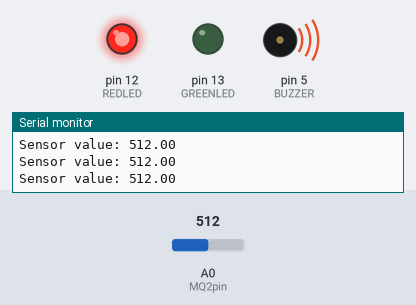
Bench run of a sketch on a simulated Arduino Uno, built with avr-gcc and run on an emulated ATmega328P. Parts: output pins drawn as LEDs (lit = HIGH), buzzer (waves = sounding), the last lines printed to the serial monitor. The test bench sets the inputs (shaded band); at power-on: A0 (MQ2pin) = 512.

Above: at 3.2 s.
3.3 s: A0 (MQ2pin) set to 107
4.8 s: A0 (MQ2pin) set to 90
At 6.0 s:
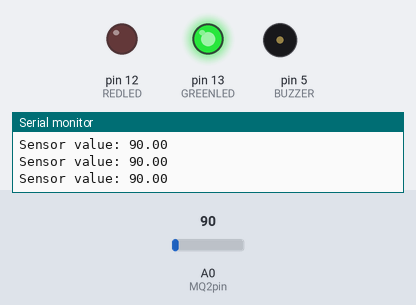
6.3 s: A0 (MQ2pin) set to 110
At 7.5 s:
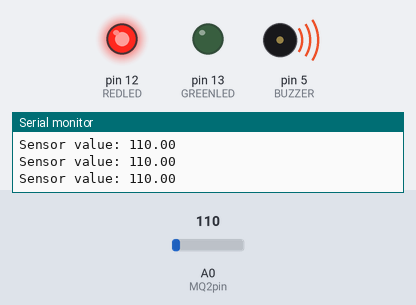
7.8 s: A0 (MQ2pin) set to 0
At 9.2 s:
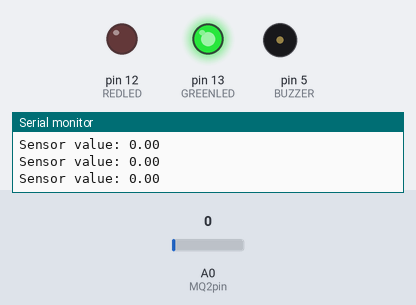
Timing chart, 0 to 10.3 s (numbered marks = the images above; inputs shaded):
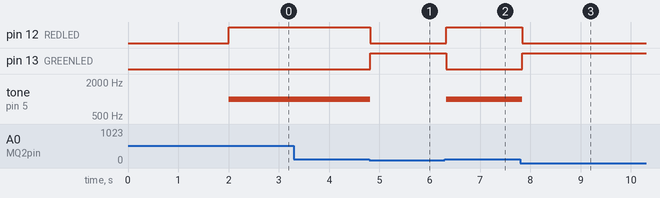

Measured:
- the behaviour switches between 101 and 100 on A0 (MQ2pin) (found by bisection; images 0 and 1)
- after the input at 4.8 s, pin 12 (REDLED): HIGH → LOW at once; pin 13 (GREENLED): LOW → HIGH at once; tone on pin 5 (BUZZER): 1000 Hz → silent at once
- after the input at 6.3 s, pin 12 (REDLED): LOW → HIGH at once; pin 13 (GREENLED): HIGH → LOW at once; tone on pin 5 (BUZZER): silent → 1000 Hz at once
- after the input at 7.8 s, pin 12 (REDLED): HIGH → LOW at once; pin 13 (GREENLED): LOW → HIGH at once; tone on pin 5 (BUZZER): 1000 Hz → silent at once

The sketch:

mq2.ino
```cpp
#define MQ2pin 0
#define REDLED 12
#define GREENLED 13
#define BUZZER 5
#define THRES 100


float sensor_value;

void setup() {
  // put your setup code here, to run once:

  pinMode(REDLED, OUTPUT);
  pinMode(GREENLED,OUTPUT);
  pinMode(BUZZER,OUTPUT);
  pinMode(MQ2pin, INPUT);
  Serial.begin(9600);
  Serial.println("MQ2 Warming Up!");
  delay(2000);

}

void loop() {
  // put your main code here, to run repeatedly:
  sensor_value = analogRead(MQ2pin);
  Serial.print("Sensor value: ");
  Serial.println(sensor_value);

  if(sensor_value > THRES)
  {
     digitalWrite(REDLED,HIGH);
     digitalWrite(GREENLED,LOW);
     tone(BUZZER, 1000, 200);
  }
  else
  {
    digitalWrite(REDLED,LOW);
    digitalWrite(GREENLED,HIGH);
    noTone(BUZZER);;
  }

  delay(100);
}
```
